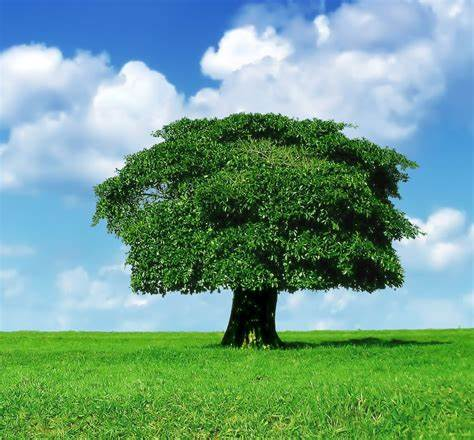
#> input picture asset/Pohon.jpg, 474 x 440 px, found by its file name
$ python Scaling.py
#> lines starting #> are read from the running program, lines starting #| are printed output that depends on the picture
import cv2
import numpy as np

citra = cv2.imread("asset/Pohon.jpg")
#> citra is the input picture: shape (440, 474, 3); mean B, G, R 138.6, 158.3, 112.1

def getxyCitraScaling(scale, citra):
#> called with scale = 1.2
    jml_baris = len(citra)
#> jml_baris = 440
    jml_kolom = len(citra[0])
#> jml_kolom = 474

    new_baris = int(jml_baris*scale)
#> new_baris = 528
    new_kolom = int(jml_kolom*scale)
#> new_kolom = 568
    citra_scaling = np.zeros((new_baris,new_kolom,3), dtype=np.uint8)
    return jml_baris, jml_kolom, scale, citra_scaling, new_baris, new_kolom

# forward jika nilai kosong tetap kosong
def forward(citra):
    jml_baris, jml_kolom, scale, citra_scaling, new_baris, new_kolom = getxyCitraScaling(1.2, citra)
#> citra_scaling: shape (528, 568, 3); every value is 0
#> jml_baris = 440; jml_kolom = 474; scale = 1.2; new_baris = 528; new_kolom = 568

    for row in range(jml_baris):
        for col in range(jml_kolom):
            # Hitung Koordinat baru
            new_row = int(row * scale)
            new_col = int(col * scale)

            # Cek apakah koordinat sesuai batas
            if 0 <= new_row < new_baris and 0 <= new_col < new_kolom:
                citra_scaling[new_row][new_col] = citra[row][col]
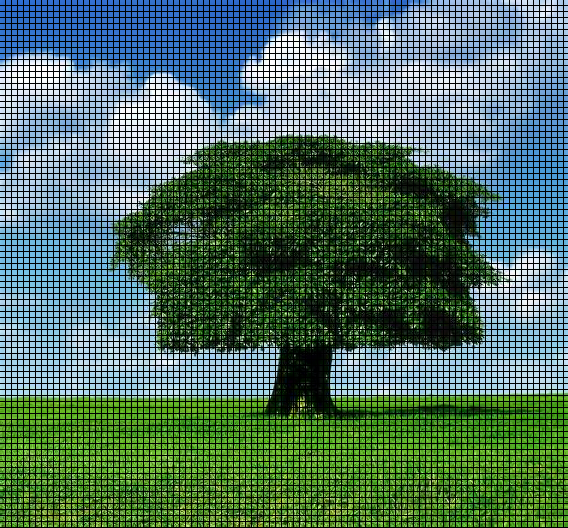
#> citra_scaling: shape (528, 568, 3); mean B, G, R 96.4, 110.1, 78
    return citra_scaling


# backward jika nilai kosong akan terisi nilai terdekat (0.5 jadi 0)
def backward(citra):
    jml_baris, jml_kolom, scale, citra_scaling, new_baris, new_kolom = getxyCitraScaling(1.2, citra)
#> jml_baris = 440; jml_kolom = 474; scale = 1.2; new_baris = 528; new_kolom = 568
    for row in range(new_baris):
        for col in range(new_kolom):
            new_row = int(row/scale)
            new_col = int(col/scale)

            if 0<= new_row < jml_baris and 0 <= new_col < jml_kolom:
                citra_scaling[row][col] = citra[new_row][new_col]
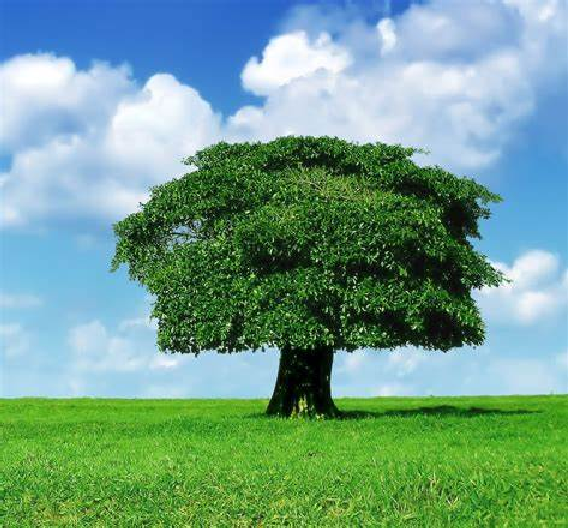
#> citra_scaling: shape (528, 568, 3); mean B, G, R 138.7, 158.3, 112.1

    return citra_scaling

citra_forward = forward(citra)
citra_backward = backward(citra)

new_heigt = int(len(citra)*1.2)
#> new_heigt = 528
new_width = int(len(citra[0])*1.2)
#> new_width = 568
forward_library = cv2.resize(citra,(new_width,new_heigt))

cv2.imshow("Pohon - Asli", citra)
cv2.imshow("Pohon - Forward", citra_forward)
cv2.imshow("Pohon - Backward", citra_backward)
# cv2.imshow("Pohon - Forward Library", forward_library)
cv2.waitKey()
